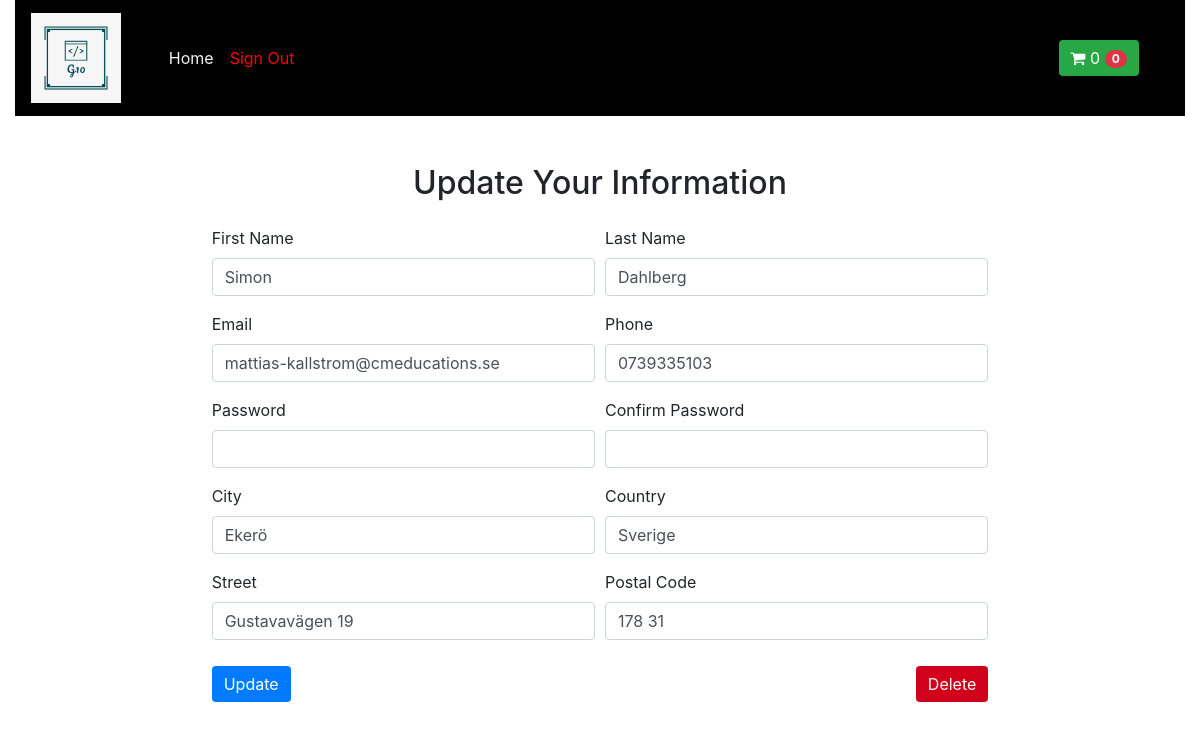
The app's page /dashboard.php (signed in) with its own data.
### tables this page shows
CREATE TABLE `users` (
  `id` int(9) NOT NULL,
  `first_name` varchar(60) NOT NULL,
  `last_name` varchar(60) NOT NULL,
  `email` varchar(150) NOT NULL,
  `password` varchar(60) NOT NULL,
  `phone` varchar(60) NOT NULL,
  `street` varchar(255) NOT NULL,
  `postal_code` varchar(255) NOT NULL,
  `city` varchar(90) NOT NULL,
  `country` varchar(90) NOT NULL,
  `register_date` timestamp NOT NULL DEFAULT current_timestamp()
);

### src/app/crudFunctions.php (called while the page is built, shortened)
<?php
function fetchUserBySessionId($sessionId){
	global $dbconnect;
try {
        $query = "
            SELECT * FROM users
             WHERE id = :id
        ";
        $stmt = $dbconnect->prepare($query);
         $stmt->bindvalue(':id', $sessionId);
         $stmt->execute();
        $user = $stmt->fetch();
    } catch (\PDOException $e) {
        throw new \PDOException($e->getMessage(), (int) $e->getCode());
    }
return $user;
}
 ?>

### public/dashboard.php (the view, shortened to what this page needs)
<?php
 $user = fetchUserBySessionId($_SESSION['id']);
 ?>
<?php require_once("../layout/header-dashboard.php"); ?>
<div class="container col-xl-12">
<div class="form-row justify-content-center">
    <div class="form-group  col-xl-8">
    <h2 class="form-title d-flex justify-content-center mt-5">Update Your Information</h2>
  </div>
</div>
<form action="#" method="POST" >
  <div class="form-row justify-content-center">
    <div class="form-group col-xl-4">
      <label for="inputEmail4">First Name</label>
      <input type="text" name="first_name" class="form-control" id="inputEmail4"
      value="<?=htmlentities($user['first_name'])?>" placeholder="John" >
    </div>
    <div class="form-group col-xl-4">
      <label for="inputPassword4">Last Name</label>
      <input type="text" name="last_name" class="form-control" id="inputPassword4"
      value="<?=htmlentities($user['last_name'])?>" placeholder="Doe">
    </div>
</div>
<div class="form-row justify-content-center">
  <div class="form-group col-xl-4">
    <label for="inputAddress">Email</label>
    <input type="text" name="email" class="form-control" id="inputAddress" placeholder="example@domain.com"
    value="<?=htmlentities($user['email'])?>">
  </div>
  <div class="form-group col-xl-4">
    <label for="inputAddress2">Phone</label>
    <input type="tel" name="phone" class="form-control" id="inputAddress2" placeholder="0700-00-00-00"
    value="<?=htmlentities($user['phone'])?>">
  </div>
</div>
 <div class="form-row justify-content-center">
<div class="form-group col-md-4">
      <label for="inputEmail4">Password</label>
      <input type="password" name="password" class="form-control"  >
    </div>
    <div class="form-group col-md-4">
      <label for="inputPassword4">Confirm Password</label>
      <input type="password" name="confPassword" class="form-control">
    </div>
  </div>
<div class="form-row justify-content-center">
<div class="form-group col-xl-4">
      <label for="inputEmail4">City</label>
      <input type="text" name="city" class="form-control" id="inputEmail4"
      value="<?=htmlentities($user['city'])?>" placeholder="Stockholm">
    </div>
    <div class="form-group col-xl-4">
      <label for="inputPassword4">Country</label>
      <input type="text" name="country" class="form-control" id="inputPassword4"
      value="<?=htmlentities($user['country'])?>" placeholder="Sweden">
    </div>
  </div>
  <div class="form-row justify-content-center">
    <div class="form-group col-xl-4">
      <label for="inputCity">Street</label>
      <input type="text" name="street" class="form-control" id="inputCity"
      value="<?=htmlentities($user['street'])?>">
    </div>
    <div class="form-group col-xl-4">
      <label for="inputZip">Postal Code</label>
      <input type="text" name="postal_code" class="form-control" id="inputZip"
      value="<?=htmlentities($user['postal_code'])?>">
    </div>
  </div>
 <div class="form-row justify-content-center">
    <div class="form-group col-xl-8">
      <input type="submit" name="updateUser" class=" btn btn-primary" value="Update">
  <input type="submit" name="deletePostBtn" class=" btn btn-primary float-right delete" value="Delete">
</div>
</div>
</div>

### css/style.css (style rules this page uses)
* { margin: 0; padding: 0; box-sizing: border-box; }
.btn.btn-primary.delete { background-color: #D1001B; }
.btn { border: 0px; margin: 10px 0px; box-shadow: none !important; }

### records on screen
users: first_name "Simon", last_name "Dahlberg", email "mattias-kallstrom@cmeducations.se", phone "0739335103", city "Ekerö", country "Sverige", street "Gustavavägen 19", postal_code "178 31"

### other values on screen
$cartItemCount "0"
$cartTotalSum "0"
